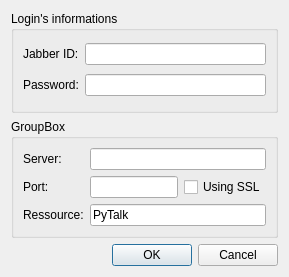
<ui version="4.0" >
 <class>ConnectionDialog</class>
 <widget class="QDialog" name="ConnectionDialog" >
  <property name="geometry" >
   <rect>
    <x>0</x>
    <y>0</y>
    <width>289</width>
    <height>277</height>
   </rect>
  </property>
  <property name="windowTitle" >
   <string>Connection Dialog</string>
  </property>
  <layout class="QVBoxLayout" >
   <item>
    <widget class="QGroupBox" name="groupBox" >
     <property name="title" >
      <string>Login's informations</string>
     </property>
     <layout class="QGridLayout" >
      <item row="0" column="0" >
       <widget class="QLabel" name="label" >
        <property name="text" >
         <string>Jabber ID:</string>
        </property>
       </widget>
      </item>
      <item row="0" column="1" >
       <widget class="QLineEdit" name="userID" />
      </item>
      <item row="1" column="0" >
       <widget class="QLabel" name="label_2" >
        <property name="text" >
         <string>Password:</string>
        </property>
       </widget>
      </item>
      <item row="1" column="1" >
       <widget class="QLineEdit" name="password" >
        <property name="echoMode" >
         <enum>QLineEdit::Password</enum>
        </property>
       </widget>
      </item>
     </layout>
    </widget>
   </item>
   <item>
    <widget class="QGroupBox" name="groupBox_2" >
     <property name="title" >
      <string>GroupBox</string>
     </property>
     <layout class="QGridLayout" >
      <item row="0" column="0" >
       <widget class="QLabel" name="label_3" >
        <property name="text" >
         <string>Server:</string>
        </property>
       </widget>
      </item>
      <item row="0" column="1" colspan="2" >
       <widget class="QLineEdit" name="server" />
      </item>
      <item row="1" column="0" >
       <widget class="QLabel" name="label_4" >
        <property name="text" >
         <string>Port:</string>
        </property>
       </widget>
      </item>
      <item row="1" column="1" >
       <widget class="QLineEdit" name="port" />
      </item>
      <item row="2" column="0" >
       <widget class="QLabel" name="label_5" >
        <property name="text" >
         <string>Ressource:</string>
        </property>
       </widget>
      </item>
      <item row="2" column="1" colspan="2" >
       <widget class="QLineEdit" name="ressource" >
        <property name="text" >
         <string>PyTalk</string>
        </property>
       </widget>
      </item>
      <item row="1" column="2" >
       <widget class="QCheckBox" name="useSSL" >
        <property name="text" >
         <string>Using SSL</string>
        </property>
       </widget>
      </item>
     </layout>
    </widget>
   </item>
   <item>
    <widget class="QDialogButtonBox" name="buttonBox" >
     <property name="orientation" >
      <enum>Qt::Horizontal</enum>
     </property>
     <property name="standardButtons" >
      <set>QDialogButtonBox::Cancel|QDialogButtonBox::NoButton|QDialogButtonBox::Ok</set>
     </property>
    </widget>
   </item>
  </layout>
 </widget>
 <resources/>
 <connections>
  <connection>
   <sender>buttonBox</sender>
   <signal>accepted()</signal>
   <receiver>ConnectionDialog</receiver>
   <slot>accept()</slot>
   <hints>
    <hint type="sourcelabel" >
     <x>248</x>
     <y>254</y>
    </hint>
    <hint type="destinationlabel" >
     <x>157</x>
     <y>274</y>
    </hint>
   </hints>
  </connection>
  <connection>
   <sender>buttonBox</sender>
   <signal>rejected()</signal>
   <receiver>ConnectionDialog</receiver>
   <slot>reject()</slot>
   <hints>
    <hint type="sourcelabel" >
     <x>316</x>
     <y>260</y>
    </hint>
    <hint type="destinationlabel" >
     <x>286</x>
     <y>274</y>
    </hint>
   </hints>
  </connection>
 </connections>
</ui>
